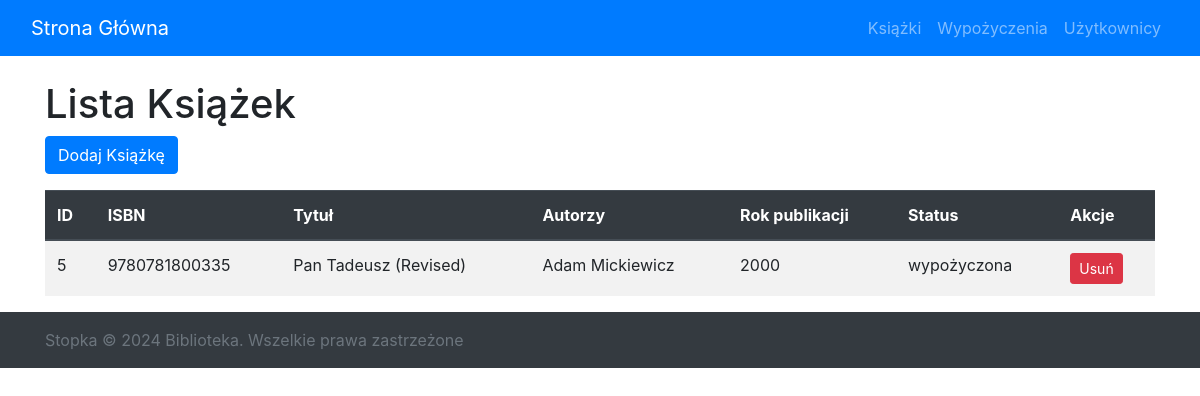
/books/, run on an earlier commit of the app's database.
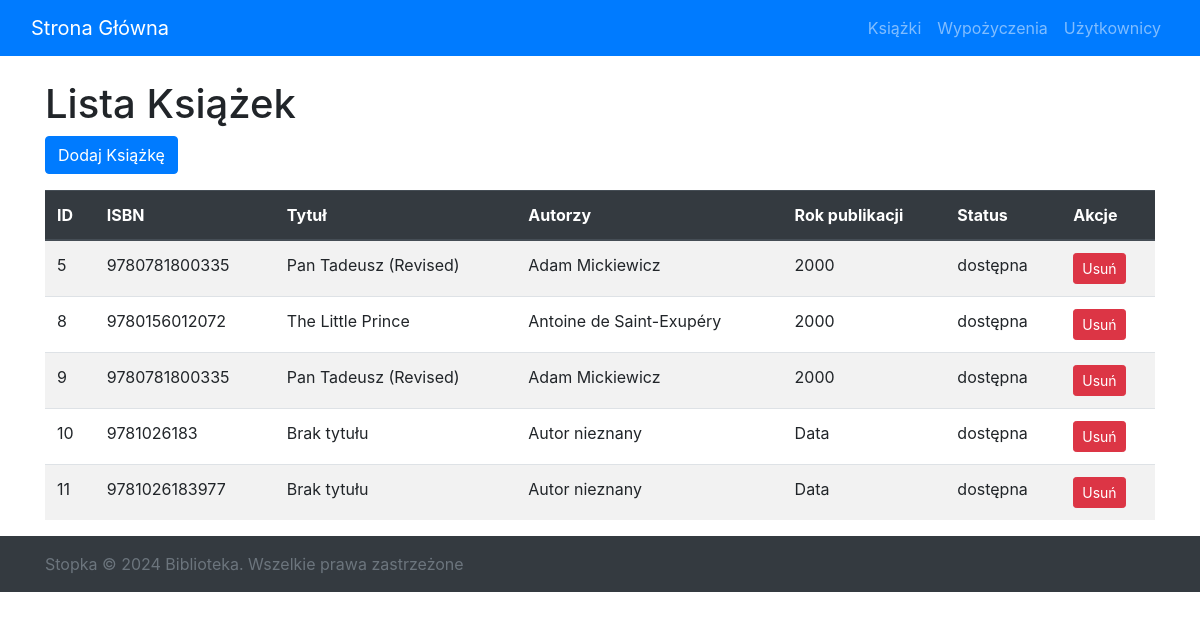
And on a later commit of the database.
### library_app/models.py (models this page shows, shortened)
class Book(models.Model):
    STATUS_CHOICES = (
        ('available', 'dostępna'),
        ('borrowed', 'wypożyczona'),
    )
    isbn = models.CharField(max_length=13)
    title = models.CharField(max_length=255, blank=True, default='Brak tytułu')
    authors = models.CharField(max_length=255, blank=True, default='Autor nieznany')
    publication_date = models.CharField(max_length=10, blank=True, default='Data nieznana')
    status = models.CharField(max_length=10, choices=STATUS_CHOICES, default='available')
    unique_id = models.AutoField(primary_key=True, unique=True)
    libraryID = models.CharField(max_length=36, unique=True, blank=True, default='')
    book_status = models.BooleanField(default=False)

### library_app/views.py (the view)
# urls.py: path('books/', views.book_list, name='book-list'),
def book_list(request):
    books = Book.objects.all()
    return render(request, 'lists/book_list.html', {'books': books})

### library_app/templates/lists/book_list.html
{% extends 'library_app/base.html' %}
{% block content %}
    <h1>Lista Książek</h1>
    <a href="{% url 'book-create' %}" class="btn btn-primary mb-3">Dodaj Książkę</a>
    <table class="table table-striped">
        <thead class="thead-dark">
        <tr>
            <th scope="col">ID</th>
            <th scope="col">ISBN</th>
            <th scope="col">Tytuł</th>
            <th scope="col">Autorzy</th>
            <th scope="col">Rok publikacji</th>
            <th scope="col">Status</th>
            <th scope="col">Akcje</th>
        </tr>
        </thead>
        <tbody>
        {% for book in books %}
            <tr>
                <td>{{ book.unique_id }}</td>
                <td>{{ book.isbn }}</td>
                <td>{{ book.title }}</td>
                <td>{{ book.authors }}</td>
                <td>{{ book.publication_date|slice:":4" }}</td>
                <td>{{ book.get_status_display }}</td>
                <td>
                    <a href="{% url 'book-delete' book.pk %}" class="btn btn-danger btn-sm">Usuń</a>
                </td>
            </tr>
        {% empty %}
            <tr>
                <td colspan="7" class="text-center">Brak książek do wyświetlenia.</td>
            </tr>
        {% endfor %}
        </tbody>
    </table>
{% endblock %}

What changed in the data, as far as the page shows it:
changed Book id 5: status "wypożyczona" → "dostępna"
added Book: unique_id "8", isbn "9780156012072", title "The Little Prince", authors "Antoine de Saint-Exupéry", publication_date "2000", status "dostępna"
added Book: unique_id "9", isbn "9780781800335", title "Pan Tadeusz (Revised)", authors "Adam Mickiewicz", publication_date "2000", status "dostępna"
added Book: unique_id "10", isbn "9781026183", title "Brak tytułu", authors "Autor nieznany", publication_date "Data", status "dostępna"
added Book: unique_id "11", isbn "9781026183977", title "Brak tytułu", authors "Autor nieznany", publication_date "Data", status "dostępna"
